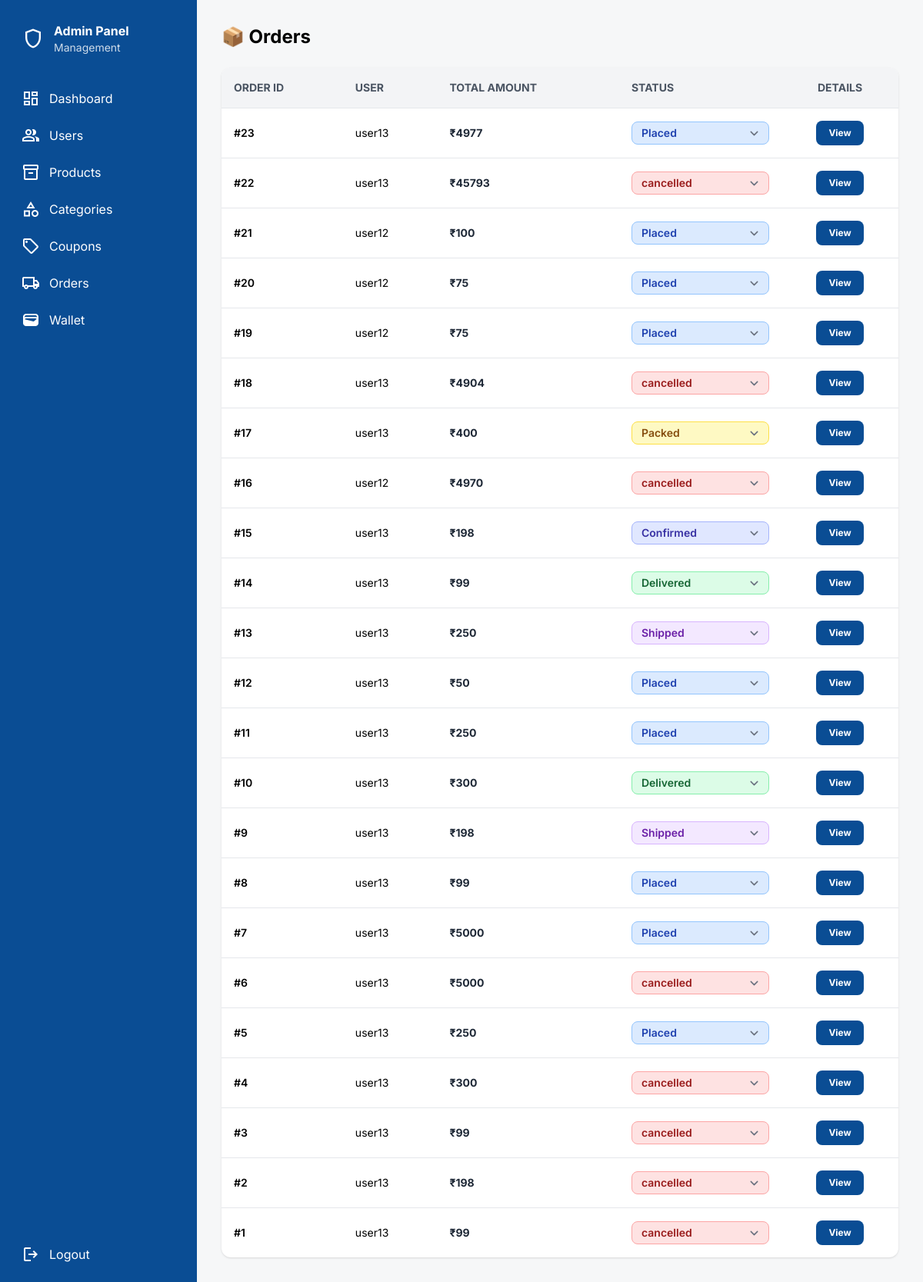
The app's page /users/admin_order_list (signed in) with its own data.
### orders/models.py (models this page shows, shortened)
class Order(models.Model):
    STATUS_CHOICES=(
        ('placed','Placed'),
        ('confirmed','Confirmed'),
        ('packed','Packed'),
        ('shipped','Shipped'),
        ('delivered','Delivered'),
        ('cancelled','cancelled')
    )
    user=models.ForeignKey(User,on_delete=models.CASCADE)
    address=models.ForeignKey(OrderAddress,on_delete=models.PROTECT,null=True,blank=True)
    created_at=models.DateTimeField(auto_now_add=True)
    total_amount=models.PositiveIntegerField()
    status=models.CharField(max_length=50,choices=STATUS_CHOICES,default='placed')
    refund_to_wallet=models.BooleanField(default=False)
    is_paid=models.BooleanField(default=False)
    stripe_session_id=models.CharField(max_length=255,blank=True,null=True)
    payment_method=models.CharField(max_length=50,choices=(('stripe','stripe'),('wallet','wallet')),default='stripe')

### users/models.py (models this page shows)
class User(AbstractUser):
    def __str__(self):
        return self.username

### users/views.py (the view)
# urls.py: path('admin_order_list',views.admin_order_list,name='admin_order_list'),
@login_required(login_url='admin_login')
def admin_order_list(request):
     orders=Order.objects.all().prefetch_related('items__product').order_by('-created_at')
     return render(request,'admin/admin_order_list.html',{'orders':orders})

### templates/admin/admin_order_list.html (shortened to what this page needs)
{% extends 'admin/dashboard.html' %}
{% load static %}
{% block content %}
<h1 class="text-2xl font-bold mb-6">📦 Orders</h1>
<div class="bg-white shadow rounded-xl overflow-x-auto">
  <table class="w-full border-collapse">
    <thead class="bg-gray-100 text-left text-sm uppercase text-gray-600">
      <tr>
        <th class="p-4">Order ID</th>
        <th class="p-4">User</th>
        <th class="p-4">Total Amount</th>
        <th class="p-4">Status</th>
        <th class="p-4 text-center">Details</th>
      </tr>
    </thead>
    <tbody class="text-sm">
      {% for order in orders %}
      <tr class="border-t hover:bg-gray-50">
        <td class="p-4 font-semibold">#{{ order.id }}</td>
        <td class="p-4">{{ order.user.username }}</td>
        <td class="p-4 font-bold text-gray-800">
          ₹{{ order.total_amount }}
        </td>
        <td class="p-4">
          <form method="post"
                action="{% url 'admin_status_change' order.id %}">
            <select name="status"
              onchange="this.form.submit()"
              class="w-full px-3 py-1 text-sm font-semibold rounded-lg border
              {% if order.status == 'placed' %}
                bg-blue-100 text-blue-800 border-blue-300
              {% elif order.status == 'confirmed' %}
                bg-indigo-100 text-indigo-800 border-indigo-300
              {% elif order.status == 'packed' %}
                bg-yellow-100 text-yellow-800 border-yellow-300
              {% elif order.status == 'shipped' %}
                bg-purple-100 text-purple-800 border-purple-300
              {% elif order.status == 'delivered' %}
                bg-green-100 text-green-800 border-green-300
              {% elif order.status == 'cancelled' %}
                bg-red-100 text-red-800 border-red-300
              {% endif %}
              focus:outline-none">
              {% for key, label in order.STATUS_CHOICES %}
                <option value="{{ key }}"
                        {% if order.status == key %}selected{% endif %}>
                  {{ label }}
                </option>
              {% endfor %}
            </select>
          </form>
        </td>
        <td class="p-4 text-center">
          <a href="{% url 'admin_order_list_detail' order.id %}"
             class="inline-flex items-center px-4 py-2 bg-primary text-white text-xs font-bold rounded-lg hover:bg-primary/90">
            View
          </a>
        </td>
      </tr>
      {% empty %}
      <tr>
        <td colspan="5" class="p-6 text-center text-gray-500">
          No orders found.
        </td>
      </tr>
      {% endfor %}
    </tbody>
  </table>
</div>
{% endblock %}

### records on screen
Order: id "23", user.username "user13", total_amount "4977", status "Placed"
Order: id "22", user.username "user13", total_amount "45793", status "cancelled"
Order: id "21", user.username "user12", total_amount "100", status "Placed"
Order: id "20", user.username "user12", total_amount "75", status "Placed"
Order: id "19", user.username "user12", total_amount "75", status "Placed"
Order: id "18", user.username "user13", total_amount "4904", status "cancelled"
Order: id "17", user.username "user13", total_amount "400", status "Packed"
Order: id "16", user.username "user12", total_amount "4970", status "cancelled"
Order: id "15", user.username "user13", total_amount "198", status "Confirmed"
Order: id "14", user.username "user13", total_amount "99", status "Delivered"
Order: id "13", user.username "user13", total_amount "250", status "Shipped"
Order: id "12", user.username "user13", total_amount "50", status "Placed"
Order: id "11", user.username "user13", total_amount "250", status "Placed"
Order: id "10", user.username "user13", total_amount "300", status "Delivered"
Order: id "9", user.username "user13", total_amount "198", status "Shipped"
Order: id "8", user.username "user13", total_amount "99", status "Placed"
Order: id "7", user.username "user13", total_amount "5000", status "Placed"
Order: id "6", user.username "user13", total_amount "5000", status "cancelled"
Order: id "5", user.username "user13", total_amount "250", status "Placed"
Order: id "4", user.username "user13", total_amount "300", status "cancelled"
Order: id "3", user.username "user13", total_amount "99", status "cancelled"
Order: id "2", user.username "user13", total_amount "198", status "cancelled"
Order: id "1", user.username "user13", total_amount "99", status "cancelled"
